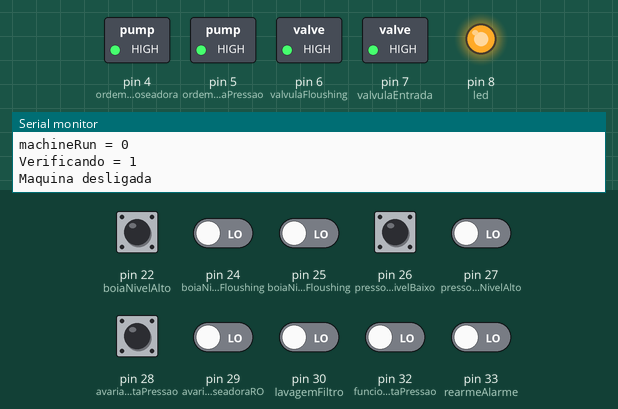
This sketch was run on a simulated Arduino Mega 2560, built with avr-gcc and run on an emulated ATmega2560. Parts: switched loads named in the sketch (green lamp = pin HIGH), output pins drawn as LEDs (lit = HIGH), the last lines printed to the serial monitor. Inputs (shaded band) come from the test bench; at power-on: pin 22 (boiaNivelAlto), pin 26 (pressostatoNivelBaixo), pin 28 (avariaBombaAltaPressao) HIGH, pin 24 (boiaNivelBaixoTanqueFloushing), pin 25 (boiaNivelAltoTanqueFloushing), pin 27 (pressostatoNivelAlto), pin 29 (avariaBombaDoseadoraRO), pin 30 (lavagemFiltro), pin 32 (funcionamentobombaAltaPressao), pin 33 (rearmeAlarme) LOW.

Above: at 3.0 s.
3.1 s: pin 33 (rearmeAlarme) driven HIGH
At 4.1 s:
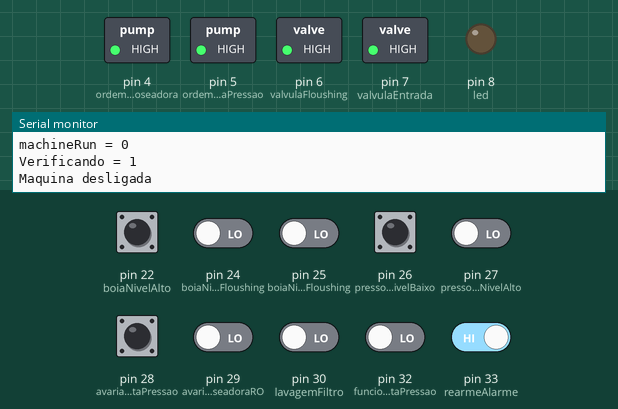
6.0 s: pin 27 (pressostatoNivelAlto) driven HIGH
At 8.2 s:
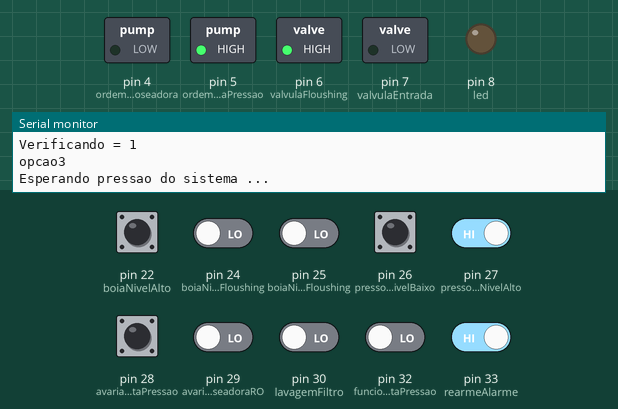
At 11.3 s:
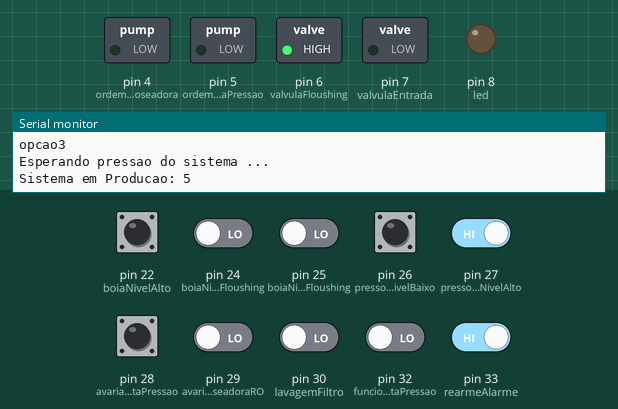
Timing chart, 0 to 13.3 s (numbered marks = the images above; inputs shaded):
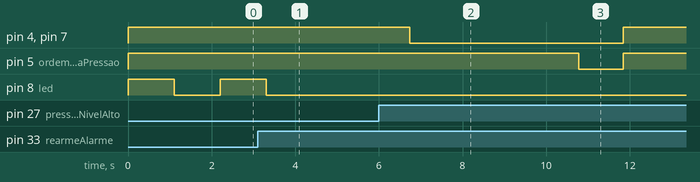

The sketch:

sketch_sep24c.ino
```cpp
#define boiaNivelAlto                  22
#define boiaNivelBaixoBruta            23
#define boiaNivelBaixoTanqueFloushing  24
#define boiaNivelAltoTanqueFloushing   25
#define pressostatoNivelBaixo          26
#define pressostatoNivelAlto           27
#define avariaBombaAltaPressao         28
#define avariaBombaDoseadoraRO         29
#define lavagemFiltro                  30
#define releSequenciaFase              31
#define funcionamentobombaAltaPressao  32
#define rearmeAlarme                   33
//Saída
#define led                            8
#define valvulaEntrada                 7
#define valvulaFloushing               6
#define ordemFuncioBombaAltaPressao    5
#define ordemFuncioBombaDoseadora      4


bool mBoiaNivelAlto=0;
bool leitura2=0;
bool machine=false;
bool machineRun=false;
bool mudarAlarme=true;
bool mPressostatoNivelAlto=0;
bool mBoiaNivelBaixoBruta=1;
bool mPressostatoNivelBaixo=0;
bool mBoiaNivelBaixoTanqueFlousing=0;
bool mBoiaNivelAltoTanqueFlousing =0;
bool mRearmeAlarme=0;
bool mAvariaBombaDoseadora=0;
bool mAvariaBombaAltaPressao=0;
bool mReleSequenciaFase=1;
bool mLavagemFiltro=0;
bool mLavagemFiltroTermino=0;
bool mEmFlouching=0;
bool mFuncionamentobombaAltaPressao=0;
int cont1=0;

// Variaveis usadas para reconhecer quais dos alermes ja foi edentificado
int alarme=0;
bool tipoAlarme1=false;
bool tipoAlarme2=false;
bool tipoAlarme3=false;
bool tipoAlarme4=false;
bool tipoAlarme5=false;


//---Propótipos das Funções Auxiliares---
void contador();
void leituraEntradas();
void ligarSaidas();
void desligarSaidas();
void verificarPressaoB();
void ligarLedAlarme();
bool verifcandoAlarme();
void definirAlarme();
void desligarBombaAltaPressao();
void ligarBombaAltaPressao();
void tanqueCheio();
void encherTanqueFloushing();
bool isRun();
void reSetAlarme();
void filtroLava();
void sistemaEmBaixaPresao();


void setup()
{
  Serial.begin(9600);

  //entradas
  pinMode(boiaNivelAlto,                INPUT);
  pinMode(boiaNivelBaixoBruta,          INPUT);
  pinMode(boiaNivelBaixoTanqueFloushing,INPUT);
  pinMode(boiaNivelAltoTanqueFloushing, INPUT);
  pinMode(pressostatoNivelBaixo,        INPUT);
  pinMode(pressostatoNivelAlto,         INPUT);
  pinMode(avariaBombaAltaPressao,       INPUT);
  pinMode(avariaBombaDoseadoraRO,       INPUT);
  pinMode(lavagemFiltro,                INPUT);
  pinMode(releSequenciaFase,            INPUT);
  pinMode(funcionamentobombaAltaPressao,INPUT);
  pinMode(rearmeAlarme,                 INPUT);
  //saidas
  pinMode(valvulaEntrada,              OUTPUT);
  pinMode(valvulaFloushing,            OUTPUT);
  pinMode(ordemFuncioBombaAltaPressao, OUTPUT);
  pinMode(ordemFuncioBombaDoseadora,   OUTPUT);
  pinMode(led, OUTPUT);

  digitalWrite(valvulaEntrada,HIGH);
  digitalWrite(valvulaFloushing,HIGH);
  digitalWrite(ordemFuncioBombaAltaPressao, HIGH);
  digitalWrite(ordemFuncioBombaDoseadora,  HIGH);
  digitalWrite(led,  HIGH);
}


void loop()
{
  leituraEntradas();
  ligarLedAlarme();
  definirAlarme();

  // Eliminar alerme se existir se o botão realme for precionado
  if(mRearmeAlarme == HIGH) {
    reSetAlarme();
  }

  if(isRun()){
    machine = true;
  }

  filtroLava();

  Serial.print("machine = ");
  Serial.println(machine);
  Serial.print("machineRun = ");
  Serial.println(machineRun);
  Serial.print("Verificando = ");
  Serial.println(verifcandoAlarme());
  if(machine && !machineRun && mEmFlouching==0)
  {
    Serial.println("opcao3");
    ligarSaidas();
    verificarPressaoB();
  }
  else if(verifcandoAlarme()) desligarMaquina();

  tanqueCheio();
  encherTanqueFloushing();

  if (machineRun==true && mPressostatoNivelBaixo == 0 && mEmFlouching ==0 )
  {
    alarme=1;
    tipoAlarme5=true;
    desligarMaquina();
    Serial.println("Alarme de Paixa pressão");
  }

  sistemaEmBaixaPresao();

  delay(1000);

}//END loop


//--- Funções Auxiliares---
void encherTanqueFloushing()
{
  if(machineRun==true && mBoiaNivelAltoTanqueFlousing ==1 )
  {
    Serial.println("encher TanqueFloushing");
    digitalWrite(valvulaFloushing ,LOW);
  }
  else
  {
    //Serial.println("tanque cheio");
    digitalWrite(valvulaFloushing ,HIGH);
  }
}

void tanqueCheio()
{
  if(mBoiaNivelAlto == 0 && mBoiaNivelBaixoTanqueFlousing ==1 && machineRun==true )
  {
    Serial.println("Iniciar Floushing");
    mEmFlouching=1;
    desligarSaidas();
  }
  else if(mBoiaNivelAlto == 0 && mBoiaNivelBaixoTanqueFlousing ==0 && machineRun==true )
  {
    mEmFlouching=0;
    desligarMaquina();
  }
}

void sistemaEmBaixaPresao()
{
  if(tipoAlarme5 == true && mBoiaNivelBaixoTanqueFlousing ==1 && machineRun == 0)
  {
    Serial.println("Iniciar Floushing por baixa pressão");
    ligarBombaAltaPressao();
    mEmFlouching=1;
  }
  else if(tipoAlarme5 == true){

    mEmFlouching=0;
    Serial.println("Fim Floushing por baixa pressão");
    desligarBombaAltaPressao();
    desligarSaidas();
    alarme=0;
    tipoAlarme5=0;
    delay(30000);
  }
}

void verificarPressaoB()
{
  Serial.println("Esperando pressao do sistema ...");

  delay(4000);

  if(mPressostatoNivelBaixo == 1 && cont1 <3)
  {
    ligarBombaAltaPressao();

    machineRun=true;
  }
  else
  {
    contador();
  }
}

void ligarLedAlarme()
{
  switch(alarme)
  {
    case 1:
      if(mudarAlarme)
      {
        digitalWrite(led,LOW);
        mudarAlarme=false;
      }
      else
      {
        digitalWrite(led,HIGH);
        mudarAlarme= true;
      }
      break;
    case 2:
      digitalWrite(led, LOW);
      break;
    default:
      digitalWrite(led,HIGH);
  }
}

void reSetAlarme()
{
   Serial.println("Rearme pressionado");

  // verificando se o alarme aparece pela primeiravez
  if(mPressostatoNivelAlto==1 && tipoAlarme1==true)
  {
    alarme=0;
    machine=true;
    tipoAlarme1=false;
  } // verificando de o alareme ja foi reconhecido pela ultimavez de verificanção
  else if(mPressostatoNivelAlto==0 && tipoAlarme1==true)
  {
    alarme=2;
  }

  if(mAvariaBombaAltaPressao==0 && tipoAlarme2==true)
  {
    alarme=0;
    machine=true;
    tipoAlarme2=false;
  }
  else if(mAvariaBombaAltaPressao==1 && tipoAlarme2==true)
  {
    alarme=2;
  }

  if( mAvariaBombaDoseadora==1 && tipoAlarme3==true)
  {
    alarme=0;
    machine=true;
    tipoAlarme3=false;
  }
  else if(mAvariaBombaDoseadora==0 && tipoAlarme3==true)
  {
    alarme=2;
  }

  if( mReleSequenciaFase==1 && tipoAlarme4==true)
  {
    alarme=0;
    machine=true;
    tipoAlarme4=false;
  }
  else if(mReleSequenciaFase==0 && tipoAlarme4==true)
  {
    alarme=2;
  }

  if(tipoAlarme5==true)
  {
    alarme=0;
    tipoAlarme5=0;
  }


}

bool verifcandoAlarme()
{
  bool volta;
  if( alarme==1 || alarme==2) volta = true;
  else volta = false;

  return volta;
}


void definirAlarme()
{
  // verificando se o alarme aparece pela primeiravez
  if(mPressostatoNivelAlto==0 && tipoAlarme1==false)
  {
    alarme=1;
    machine=false;
    machineRun=false;
    tipoAlarme1=true;
    Serial.println("Alarme Pressostato Nivel Alto");
  }else if(mPressostatoNivelAlto==0){
    Serial.println("Alarme Pressostato Nivel Alto");
  }

  if(mAvariaBombaAltaPressao==1 && tipoAlarme2==false)
  {
    alarme=1;
    machine=false;
    machineRun=false;
    tipoAlarme2=true;
    Serial.println("Alarme Avaria Bomba Alta Pressao");
  } else if(mAvariaBombaAltaPressao==1){
     Serial.println("Alarme Avaria Bomba Alta Pressao");
  }

  if( mAvariaBombaDoseadora==0 && tipoAlarme3==false)
  {
    alarme=1;
    machine=false;
    machineRun=false;
    tipoAlarme3=true;
    Serial.println("Alarme Avaria Bomba Doseadora");
  } else if(mAvariaBombaDoseadora==0){
     Serial.println("Alarme Avaria Bomba Doseadora");
  }

  if( mReleSequenciaFase==0 && tipoAlarme4==false)
  {
    alarme=1;
    machine=false;
    machineRun=false;
    tipoAlarme4=true;
    Serial.println("Alarme Rele Sequencia Fase");
  }else if(mReleSequenciaFase==0){
    Serial.println("Alarme Rele Sequencia Fase");
  }

  if(mPressostatoNivelBaixo==0 && tipoAlarme5==true){
    Serial.println("ALARME BAIXA PRESSAO");
  }
}

bool isRun()
{
  bool volta =false;
  if(
      mBoiaNivelAlto==1 &&
      mLavagemFiltro==0 &&
      !verifcandoAlarme()
    )  volta = true;

  if(mLavagemFiltroTermino==1){
    mLavagemFiltroTermino=0;
    delay(30000);
  }
  return volta;
}


void leituraEntradas()
{
    mBoiaNivelAlto = digitalRead(boiaNivelAlto);
   //leitura2 = digitalRead(boiaNivelAlto);
  // mBoiaNivelBaixoBruta = digitalRead(boiaNivelBaixoBruta);
   mBoiaNivelBaixoTanqueFlousing = digitalRead(boiaNivelBaixoTanqueFloushing);
   mBoiaNivelAltoTanqueFlousing =digitalRead(boiaNivelAltoTanqueFloushing);
   mPressostatoNivelBaixo =digitalRead(pressostatoNivelBaixo);
   mPressostatoNivelAlto =digitalRead(pressostatoNivelAlto);
   mAvariaBombaAltaPressao =digitalRead(avariaBombaAltaPressao);
   mAvariaBombaDoseadora =digitalRead(avariaBombaDoseadoraRO);
   mLavagemFiltro=digitalRead(lavagemFiltro);
   //mReleSequenciaFase =digitalRead(releSequenciaFase);
   mFuncionamentobombaAltaPressao =digitalRead(funcionamentobombaAltaPressao);
   mRearmeAlarme =digitalRead(rearmeAlarme);
}//endleituraEntradas

void ligarSaidas()
{
   digitalWrite(valvulaEntrada, LOW);
   digitalWrite(ordemFuncioBombaDoseadora, LOW);
}//end ligarSaidas

void desligarSaidas()
{
  digitalWrite(valvulaEntrada, HIGH);
  digitalWrite(ordemFuncioBombaDoseadora, HIGH);
}

void desligarBombaAltaPressao()
{
  digitalWrite(ordemFuncioBombaAltaPressao,HIGH);
}

void desligarMaquina()
{
  desligarSaidas();
  if (mEmFlouching==0) desligarBombaAltaPressao();
  machineRun=false;
  machine=false;
  Serial.println("Maquina desligada");
}

void ligarBombaAltaPressao()
{
  Serial.print("Sistema em Producao: ");
  Serial.println(ordemFuncioBombaAltaPressao);
  digitalWrite(ordemFuncioBombaAltaPressao,LOW);
}

// para verificar pressão de entrada da osmose
void contador(){
  cont1++;
  Serial.print("Sistema sem pressao :");
  Serial.println(cont1);

  if(cont1>=3)
  {
    cont1=0;
    machine=false;
    alarme=1;
    tipoAlarme5=true;
    Serial.println("Alarme de Baixa pressao");
  }
}

void filtroLava(){
  if(mLavagemFiltro==1)
  {
    Serial.println("Filtro em lavagem");
     desligarMaquina();
     mLavagemFiltroTermino=1;
  }
}
```

Measured:
- after the input at 3.1 s, pin 8 (led): goes on until 3.3 s, then stays LOW
- after the input at 6.0 s, pin 4 (ordemFuncioBombaDoseadora), pin 7 (valvulaEntrada): HIGH → LOW after 0.74 s, → HIGH 5.1 s later; pin 5 (ordemFuncioBombaAltaPressao): HIGH → LOW after 4.8 s, → HIGH 1.1 s later
